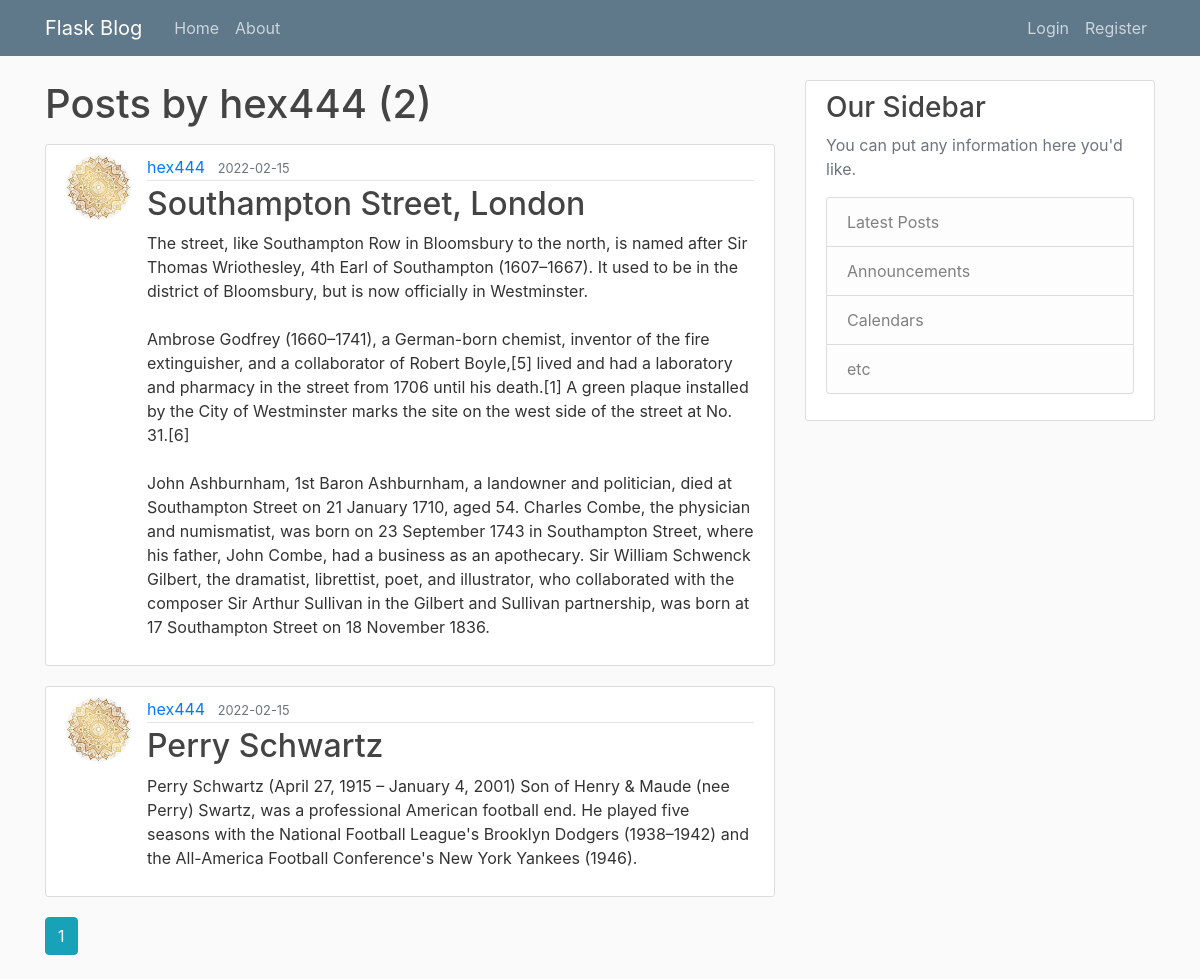
The page /user/hex444 on the database as committed earlier.
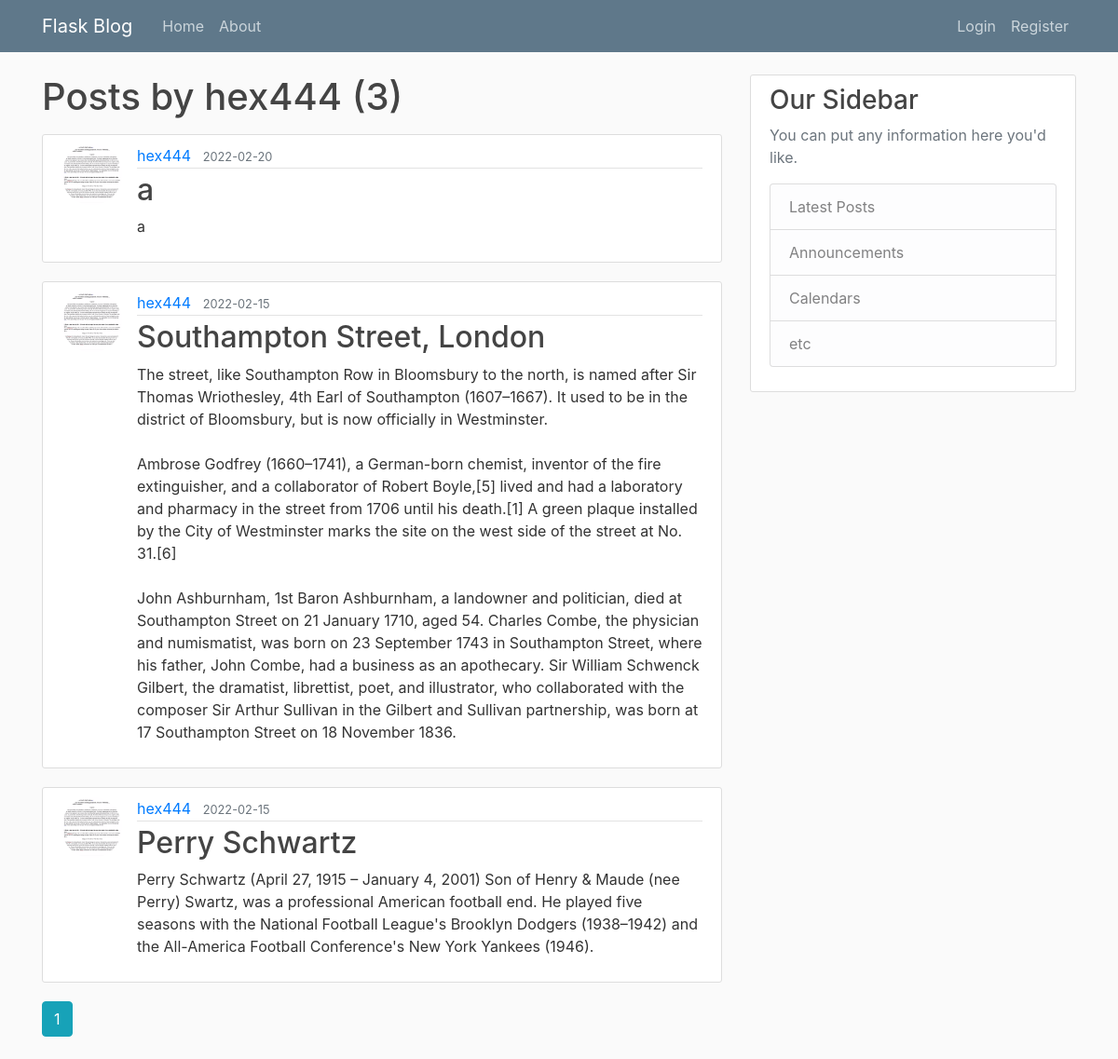
The same page on the database as committed later.
### flaskblog/models.py (models this page shows, shortened)
class Post(db.Model):
    id = db.Column(db.Integer, primary_key=True)
    title = db.Column(db.String(100), nullable=False)
    date_posted = db.Column(db.DateTime, nullable=False, default=datetime.utcnow)
    content = db.Column(db.Text, nullable=False)
    user_id = db.Column(db.Integer, db.ForeignKey('user.id'), nullable=False)

class User(db.Model, UserMixin):
    id = db.Column(db.Integer, primary_key=True)
    username = db.Column(db.String(20), unique=True, nullable=False)
    email = db.Column(db.String(120), unique=True, nullable=False)
    image_file = db.Column(db.String(20), nullable=False, default='default.jpg')
    password = db.Column(db.String(60), nullable=False)
    posts = db.relationship('Post', backref="author", lazy=True)

### flaskblog/users/routes.py (the view)
@users.route("/user/<string:username>")
def user_posts(username):
    page = request.args.get("page", 1, type=int)
    user = User.query.filter_by(username=username).first_or_404()
    posts = Post.query.filter_by(author=user)\
        .order_by(Post.date_posted.desc())\
        .paginate(per_page=5, page=page)
    return render_template("user_posts.html", posts=posts, user=user,emojis=emojis)

### flaskblog/templates/user_posts.html
{% extends "layout.html" %}
{% block content %}
    <h1 class="mb-3">Posts by {{ user.username }} ({{ posts.total }})</h1>
    {% for post in posts.items %}
    <article class="media content-section">
      <img src="{{ url_for('static', filename='profile_pics/' + post.author.image_file) }}" alt="pfp of author" class="rounded-circle article-img">
        <div class="media-body">
          <div class="article-metadata">
            <a class="mr-2" href="{{url_for('users.user_posts', username=post.author.username)}}">{{ post.author.username }}</a>
            <small class="text-muted">{{ post.date_posted.strftime("%Y-%m-%d") }}</small>
          </div>
          <h2><a class="article-title" href="{{ url_for('posts.post', post_id=post.id) }}">{{ post.title }}</a></h2>
          <p class="article-content">{{ post.content }}</p>
        </div>
      </article>
    {% endfor %}
    {% for page_num in posts.iter_pages(left_edge=1,right_edge=1,left_current=1,right_current=2) %}
      {% if page_num %}
        {%if posts.page == page_num %}
          <a class="btn btn-info mb-4" href="{{ url_for('users.user_posts', username=user.username, page=page_num) }}">{{ page_num }}</a>
        {% else %}
          <a class="btn btn-outline-info mb-4" href="{{ url_for('users.user_posts',username=user.username, page=page_num) }}">{{ page_num }}</a>
        {% endif %}
      {% else %}
        ...
      {% endif %}
    {% endfor %}
{% endblock content %}

Rows that differ between the two databases and show on the page:
added Post: image_file (picture), author.username "hex444", date_posted "2022-02-20", title "a", content "a"
changed through a linked row, Post "Southampton Street, London": image_file: a different picture
changed through a linked row, Post "Perry Schwartz": image_file: a different picture
Other text that changed with them:
{{ posts.total }}: "2" → "3"
